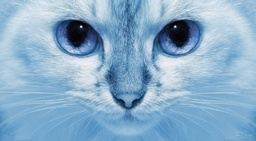
#> input picture Modul 4/Jurnal4.jpg, 256 x 141 px, shrunk from 1203 x 664 before the run
$ jupyter execute Jurnal-Modul-4.ipynb
#> lines starting #> are read from the running program, lines starting #| are printed output that depends on the picture
[cell 1]
"""
Syntax dibawah merupakan syntax untuk mengimport/memanggil library library yang akan
digunakan untuk mengolah citra yang ada, library-library yang digunakan antara lain,
metplotlib.pyplot (plt), cv2 (cv) dan numpy (np)
"""
import cv2
import matplotlib.pyplot as plt
import numpy as np

[cell 2]
"""
Syntax dibawah merupakan pendefinisian sebuah function yaitu function padding
yang dimana merupakan function yang digunakan untuk memproses transformasi wavelet
sebuah citra yang dimasukkan kedalam function ini
"""
def padding (matrix, banyak_padding):
    padded_matrix = np.pad(matrix,(0,banyak_padding),'constant')
    return padded_matrix

[cell 3]
"""
Syntax dibawah merupakan pendefinisian sebuah function yaitu function padding
yang dimana merupakan function yang digunakan untuk memproses transformasi wavelet
sebuah citra yang dimasukkan kedalam function ini
"""
def strip_pads (matrix, banyak_padding):
    striped_matrix = np.zeros([matrix.shape[0]-banyak_padding,matrix.shape[1]-banyak_padding])

    """
    Syntax dibawah merupakan perulangan for yang digunakan
    untuk iterasi dari pixel (0,0) pada citra sampai index
    terakhir dari citra
    """
    for r in range(striped_matrix.shape[0]):
        for c in range(striped_matrix.shape[1]):
            striped_matrix[r,c] = matrix[r,c]

    """
    Syntax dibawah merupakan pengembalian hasil padding
    sebuah citra setelah pemanggilan dari function ini
    """
    return striped_matrix

[cell 4]
"""
Syntax dibawah merupakan pendefinisian sebuah function yaitu function filtering
yang dimana merupakan function yang digunakan untuk memproses transformasi wavelet
sebuah citra yang dimasukkan kedalam function ini
"""
def filtering (matrix, kernel):
    padded_matrix = padding(matrix, len(kernel)-1)
    hasil = np.zeros(matrix.shape)

    """
    Syntax dibawah merupakan perulangan for yang digunakan
    untuk iterasi dari pixel (0,0) pada citra sampai index
    terakhir dari citra
    """
    for r in range (matrix.shape[0]):
        for c in range (matrix.shape[1]):
            for i in range (len(kernel)):
                hasil[r,c] += (kernel[i]*padded_matrix[r,c+i])
    hasil = strip_pads(hasil, len(kernel)-1)

    """
    Syntax dibawah merupakan pengembalian hasil filtering
    sebuah citra setelah pemanggilan dari function ini
    """
    return hasil

[cell 5]
"""
Syntax dibawah merupakan pendefinisian sebuah function yaitu function unite
yang dimana merupakan function yang digunakan untuk memproses transformasi wavelet
sebuah citra yang dimasukkan kedalam function ini
"""
def unite (LL, LH, HL, HH):
    atas=np.concatenate((LL,HL),axis=1)
    bawah=np.concatenate((LH,HH),axis=1)

    """
    Syntax dibawah merupakan pengembalian hasil unite
    sebuah citra setelah pemanggilan dari function ini
    """
    return np.concatenate((atas,bawah),axis=0)

## DEKOMPOSISI

[cell 6]
"""
Syntax dibawah merupakan inisialisasi dari variabel kernel_lowD
dan kernel_highD yang mana merupakan kernel yang nilainya
sudah memiliki ketentuan yaitu 0,7.... dan -0,7......
"""
kernel_lowD = [0.7,0.7]
kernel_highD = [-0.7,0.7]

[cell 7]
"""
Syntax dibawah merupakan inisialisasi dari variabel image, yang mana merupakan
variabel yang digunakan untuk menyimpan citra yang akan diolah dengan menggunakan
method imread dari library matplotlib.pyplot (plt) yang dimana citranya diambil dari local komputer
dan menampilkannya dengan method imshow dari method yang sama
"""
image=cv2.imread('Jurnal4.jpg')
#> image is the input picture: shape (141, 256, 3); mean B, G, R 201.1, 173.5, 137.3

"""
Syntax dibawah merupakan inisialisasi dari variabel gray_image yang merupakan variabel yang berisi
citra sebelumnya pada variabel imgae namun diubah kedalam intensitas warna abu
dengan menggunakan method grayscale dari library cv2
"""
gray_image = cv2.cvtColor(image, cv2.COLOR_BGR2GRAY)
plt.imshow(gray_image, cmap = "gray")

[cell 8]
"""
Syntax dibawah merupakan proses untuk melakukan
konvolusi pada citra menggunakan kernel yang ada
dan di konvolusi
"""
L_filtered = filtering(gray_image, kernel_lowD)
L_down = L_filtered[::2,::]

[cell 9]
"""
Syntax dibawah merupakan proses untuk melakukan
konvolusi pada citra menggunakan kernel yang ada
dan di konvolusi
"""
LL_filtered = filtering(L_down.T, kernel_lowD).T
LL_down = LL_filtered[::,::2]
plt.imshow(LL_down, cmap='gray')

[cell 10]
"""
Syntax dibawah merupakan proses untuk melakukan
konvolusi pada citra menggunakan kernel yang ada
dan di konvolusi
"""
LH_filtered = filtering(L_down.T, kernel_highD).T
LH_down = LH_filtered[::,::2]
plt.imshow(LH_down, cmap='gray')

[cell 11]
"""
Syntax dibawah merupakan proses untuk melakukan
konvolusi pada citra menggunakan kernel yang ada
dan di konvolusi
"""
H_filtered = filtering(gray_image, kernel_highD)
H_down = H_filtered[::2,::]

[cell 12]
"""
Syntax dibawah merupakan proses untuk melakukan
konvolusi pada citra menggunakan kernel yang ada
dan di konvolusi
"""
HL_filtered = filtering(H_down.T, kernel_lowD).T
HL_down = HL_filtered[::,::2]
plt.imshow(HL_down, cmap='gray')

[cell 13]
"""
Syntax dibawah merupakan proses untuk melakukan
konvolusi pada citra menggunakan kernel yang ada
dan di konvolusi
"""
HH_filtered = filtering(H_down.T, kernel_highD).T
HH_down = HH_filtered[::,::2]
plt.imshow(HH_down, cmap='gray')

[cell 14]
"""
Syntax dibawah merupakan untuk menampilkan secara bersampingan
hasil konvolusi dari citra secara vertikal, horizontal dan diagonal
"""
DWT_unite = unite(LL_down, LH_down, HL_down, HH_down)
plt.imshow(DWT_unite, cmap='gray')

## REKONSTRUKSI

[cell 15]
"""
Syntax dibawah merupakan proses untuk melakukan
rekonstruksi pada citra menggunakan kernel yang ada
"""
kernel_lowR = [0.7,0.7]
kernel_highR = [0.7,-0.7]

[cell 16]
"""
Syntax dibawah merupakan insialisasi dari variabel LLimg, yang mana merupakan
variabel yang digunakan untuk menyimpan citra yang akan diolah dengan menggunakan
method imread dari library matplotlib.pyplot (plt) yang dimana citranya diambil dari local komputer
dan menampilkannya dengan method imshow dari method yang sama
"""
LLimg = cv2.imread('Jurnal4.jpg')

"""
Syntax dibawah merupakan inisialisasi dari variabel LLimg yang merupakan variabel yang berisi
citra sebelumnya pada variabel imgae namun diubah kedalam intensitas warna abu
dengan menggunakan method grayscale dari library cv2
"""
LL_img = cv2.cvtColor(LLimg, cv2.COLOR_BGR2GRAY)
plt.imshow(LL_img, cmap = "gray")

[cell 17]
"""
Syntax dibawah merupakan insialisasi dari variabel LHimg, yang mana merupakan
variabel yang digunakan untuk menyimpan citra yang akan diolah dengan menggunakan
method imread dari library matplotlib.pyplot (plt) yang dimana citranya diambil dari local komputer
dan menampilkannya dengan method imshow dari method yang sama
"""
LHimg = cv2.imread('Jurnal4.jpg')

"""
Syntax dibawah merupakan inisialisasi dari variabel LHimg yang merupakan variabel yang berisi
citra sebelumnya pada variabel imgae namun diubah kedalam intensitas warna abu
dengan menggunakan method grayscale dari library cv2
"""
LH_img = cv2.cvtColor(LHimg, cv2.COLOR_BGR2GRAY)
plt.imshow(LH_img, cmap = "gray")

[cell 18]
"""
Syntax dibawah merupakan proses untuk melakukan
resize pada citra yang ada
"""
LL_upc = cv2.resize(LL_img,(2*LL_img.shape[0],LL_img.shape[1]), interpolation=cv2.INTER_AREA)
LL_upc[1::2,::] =0
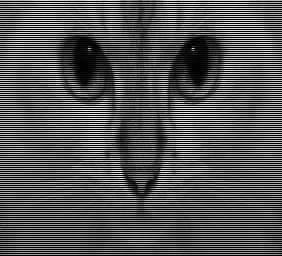
#> LL_upc: shape (256, 282); min 0, max 241, mean 82.9

"""
Syntax dibawah merupakan proses untuk melakukan
resize pada citra yang ada
"""
LH_upc = cv2.resize(LH_img,(2*LH_img.shape[0],LH_img.shape[1]), interpolation=cv2.INTER_AREA)
LH_upc[1::2,::] =0

[cell 19]
"""
Syntax dibawah merupakan proses untuk melakukan
filtering pada citra yang ada
"""
LLc_filtered1 = filtering(LL_upc.T, kernel_lowR).T
#> in padding (call 7), `padded_matrix = np.pad(matrix,(0,banyak_padding),'constant')`:
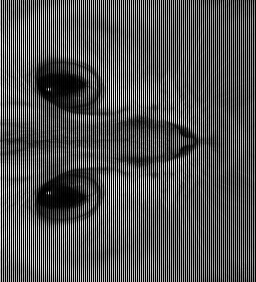
#> matrix: shape (282, 256); min 0, max 241, mean 82.9
#> after the loop in filtering (call 7), `for r in range (matrix.shape[0]):`:
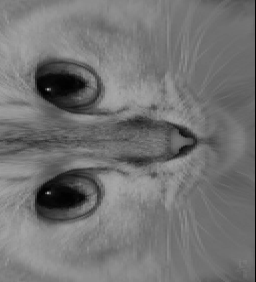
#> hasil: shape (282, 256) float64; min 0, max 168.7, mean 115.5
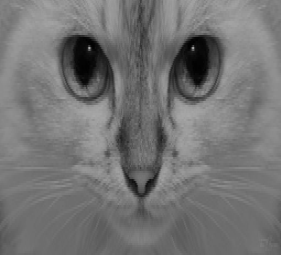
#> LLc_filtered1: shape (255, 281) float64; min 1.4, max 168.7, mean 116
LHc_filtered2 = filtering(LH_upc.T, kernel_highR).T
#> after the loop in filtering (call 8), `for r in range (matrix.shape[0]):`:
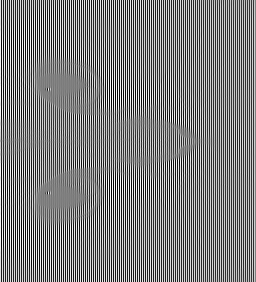
#> hasil: shape (282, 256) float64; min -168.7, max 168.7, mean 0.5; drawn with min black and max white
#> after the loop in strip_pads (call 8), `for r in range(striped_matrix.shape[0]):`:
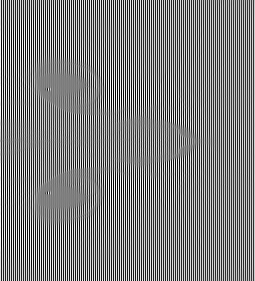
#> striped_matrix: shape (281, 255) float64; min -168.7, max 168.7, mean 0.5; drawn with min black and max white
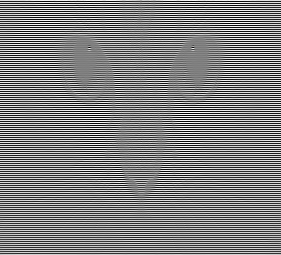
#> LHc_filtered2: shape (255, 281) float64; min -168.7, max 168.7, mean 0.5; drawn with min black and max white
L_united = LLc_filtered1 + LHc_filtered2
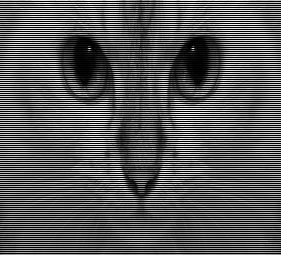
#> L_united: shape (255, 281) float64; min 0, max 337.4, mean 116.5; drawn with min black and max white

[cell 20]
"""
Syntax dibawah merupakan proses untuk melakukan
resize pada citra yang ada
"""
L_upr = cv2.resize(L_united,(2*L_united.shape[0],L_united.shape[1]), interpolation=cv2.INTER_AREA)
L_upr[::,1::2] =0

[cell 21]
"""
Syntax dibawah merupakan proses untuk melakukan
filtering pada citra yang ada dan menampilkan hasil
rekonstruksinya
"""
L_normal = filtering(L_upr, kernel_lowR)
#> in padding (call 9), `padded_matrix = np.pad(matrix,(0,banyak_padding),'constant')`:
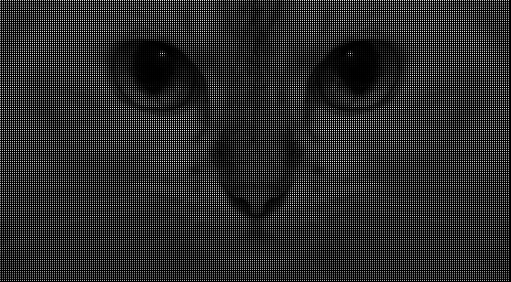
#> padded_matrix: shape (282, 511) float64; min 0, max 333.3, mean 57.9; drawn with min black and max white
#> after the loop in strip_pads (call 9), `for r in range(striped_matrix.shape[0]):`:
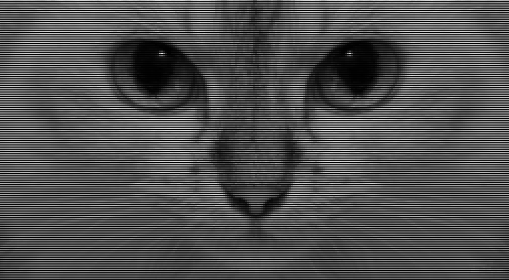
#> striped_matrix: shape (280, 509) float64; min 0, max 233.3, mean 81.3
